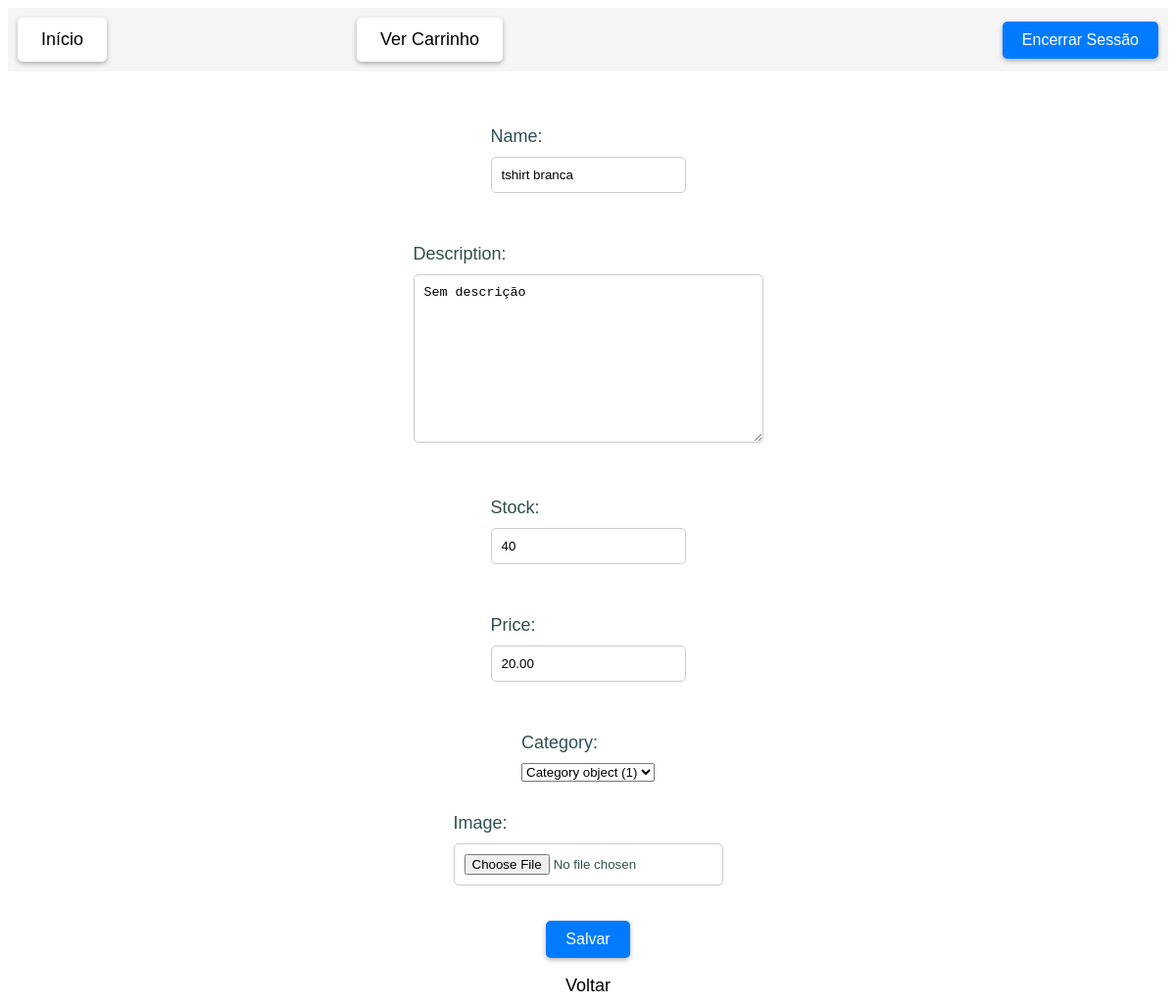
The page /getdressed/1/edit_product on the database as committed earlier.
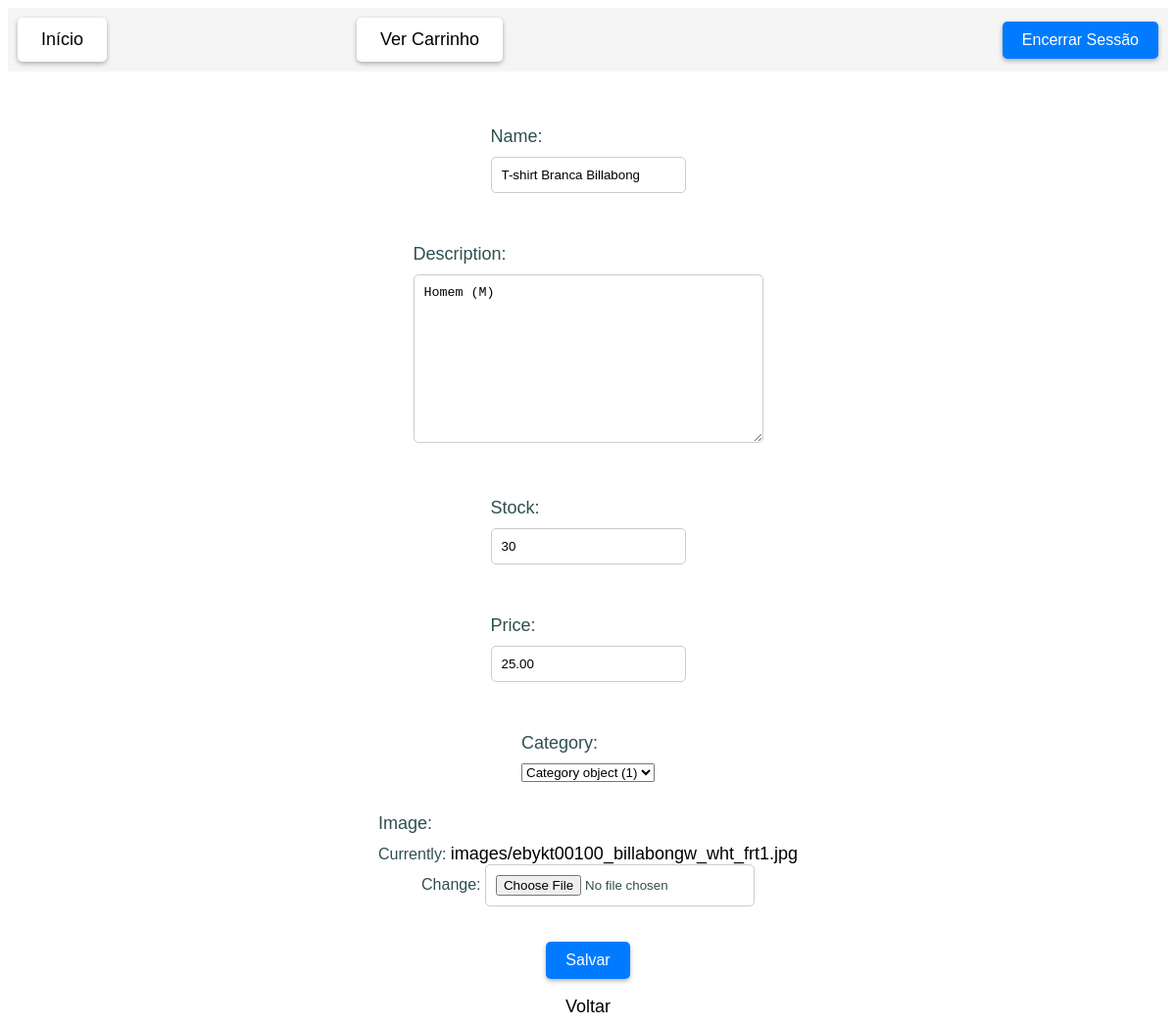
The same page on the database as committed later.
### WebApp/models.py (models this page shows, shortened)
class Product(models.Model):
    name = models.CharField(max_length=100)
    description = models.TextField(max_length=300, default="Sem descrição")
    stock = models.IntegerField()
    price = models.DecimalField(max_digits=6, decimal_places=2)
    category = models.ForeignKey(Category, on_delete=models.CASCADE, default=None)
    image = models.ImageField(upload_to='images/', default=None)

### WebApp/views.py (the view)
# urls.py: path('<int:product_id>/edit_product', views.edit_product, name='edit_product'),
def edit_product(request, product_id):
    product = get_object_or_404(Product, pk=product_id)
    if request.method=='POST':
        form = ProductForm(request.POST, request.FILES, instance=product)
        if form.is_valid():
            form.save()
            return redirect('edit_product', product_id=product_id)
    else:
        form = ProductForm(instance=product)
    return render(request, 'editProduct.html', {"form":form, "product":product})

### WebApp/forms.py
class ProductForm(forms.ModelForm):
    class Meta:
        model = Product
        fields = ['name', 'description', 'stock', 'price', 'category', 'image']

### WebApp/templates/editProduct.html (shortened to what this page needs)
<!DOCTYPE html>
<html lang="en">
{% include 'home.html' %}
<head>
</head>
<body>
<form method="post" enctype="multipart/form-data" action="{% url 'edit_product' product.id %}">
    {{ form.as_p }}
    <button type="submit">Salvar</button>
</form>
<br>
<a href={% url 'product' product.id %}>Voltar</a>
</body>
</html>

Rows that differ between the two databases and show on the page:
changed Product "Category object (1)": name "tshirt branca" → "T-shirt Branca Billabong"; description "Sem descrição" → "Homem (M)"; stock "40" → "30"; price "20.00" → "25.00"
Other text that changed with them:
text no longer shown: "Name: Description: Stock: Price: Category: Image:"
text now shown: "Name: Description: Stock: Price: Category: Image: Currently: images/ebykt00100_billabongw_wht_frt1.jpg Change:"
